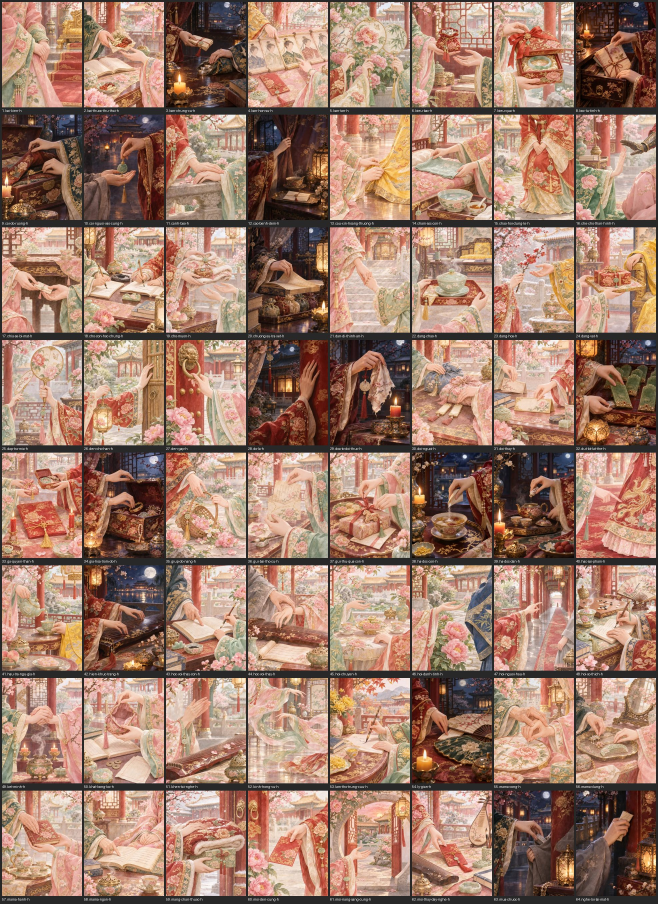
#> input picture dev/figwork/acts/hands-sheet-1.jpg, 1974 x 2710 px (shown at 1/3 size)
$ python mm_fa.py acts/hands-sheet-1.jpg out.png
#> lines starting #> are read from the running program, lines starting #| are printed output that depends on the picture; after the words box and inside, x2 and y2 are one past the last pixel; in counts of white or black regions, pixels touching at a corner belong together
# fa.py in.webp out.webp : fixalpha core (solidify partial alpha inside silhouette over parchment)
import sys,numpy as np
from PIL import Image
from scipy import ndimage as nd
PARCH=np.array([240,232,218],float)
a=np.asarray(Image.open(sys.argv[1]).convert("RGBA")).astype(float); al=a[...,3]; m=al>40
#> after `al = a[..., 3]`: al: shape (2710, 1974) float64; every value is 255
#> after `m = al > 40`: m: shape (2710, 1974) bool; every value is 1
m=nd.binary_closing(m,iterations=4); fill=nd.binary_fill_holes(m); inner=nd.binary_erosion(fill,iterations=3)
#> after `m = nd.binary_closing(m, iterations=4)`:
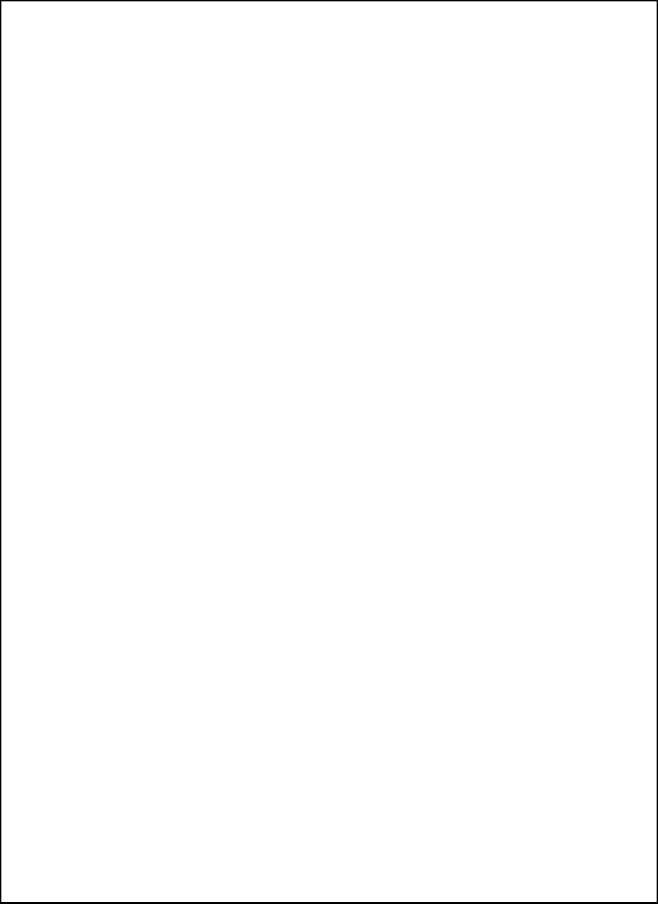
#> m: shape (2710, 1974) bool (shown at 1/3 size); 99.3% white; 1 black region, box (x1, y1, x2, y2) and area: (0, 0, 1974, 2710) 37408
#> after `inner = nd.binary_erosion(fill, iterations=3)`:
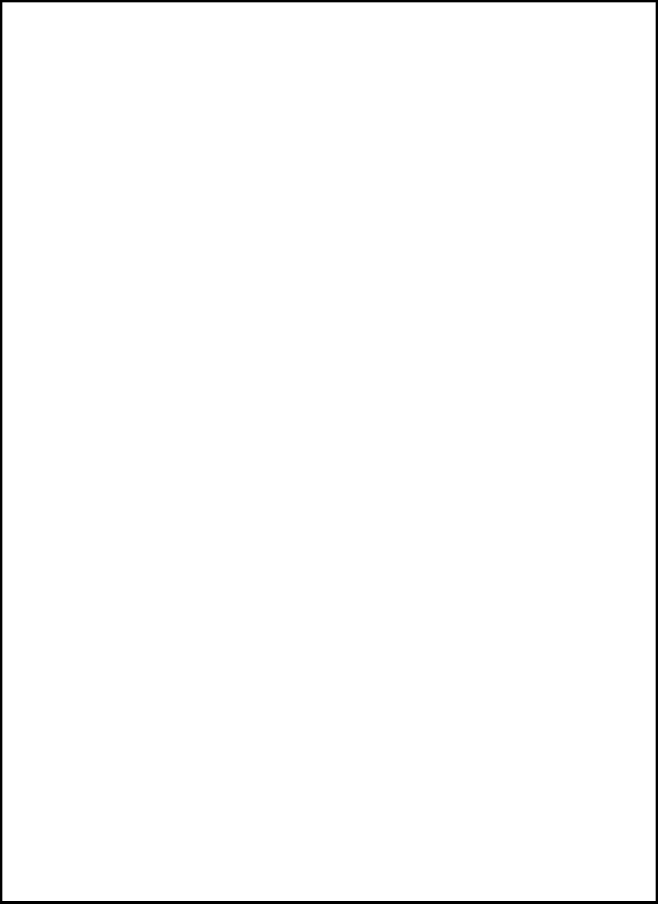
#> inner: shape (2710, 1974) bool (shown at 1/3 size); 98.8% white; 1 black region, box (x1, y1, x2, y2) and area: (0, 0, 1974, 2710) 65380
part=inner&(al>40)&(al<250); k=al[...,None]/255.0; rgb=a[...,:3]*k+PARCH*(1-k)
#> after `part = inner & (al > 40) & (al < 250)`: part: shape (2710, 1974) bool; every value is 0
#> after `k = al[..., None] / 255.0`: k: shape (2710, 1974, 1) float64; every value is 1
a[...,:3]=np.where(part[...,None],rgb,a[...,:3]); a[...,3]=np.where(part,255,al)
Image.fromarray(a.clip(0,255).astype(np.uint8),"RGBA").save(sys.argv[2],lossless=True)
